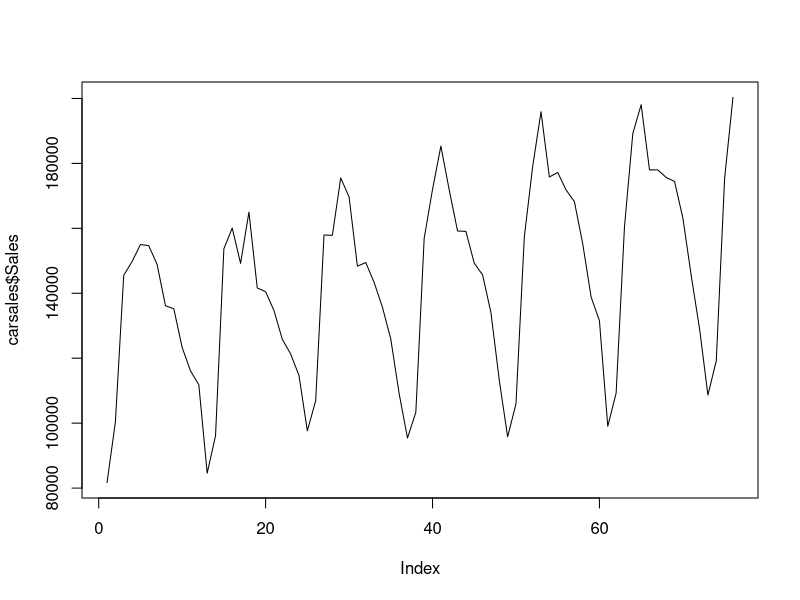
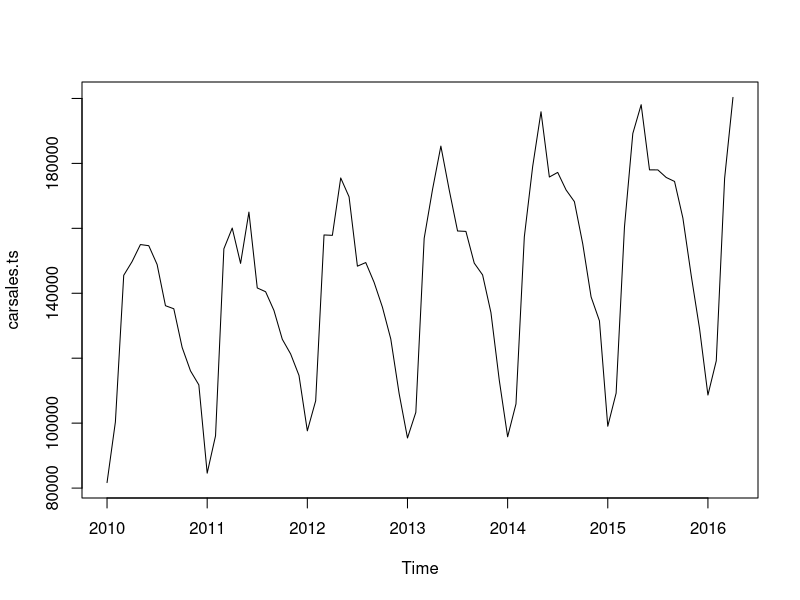
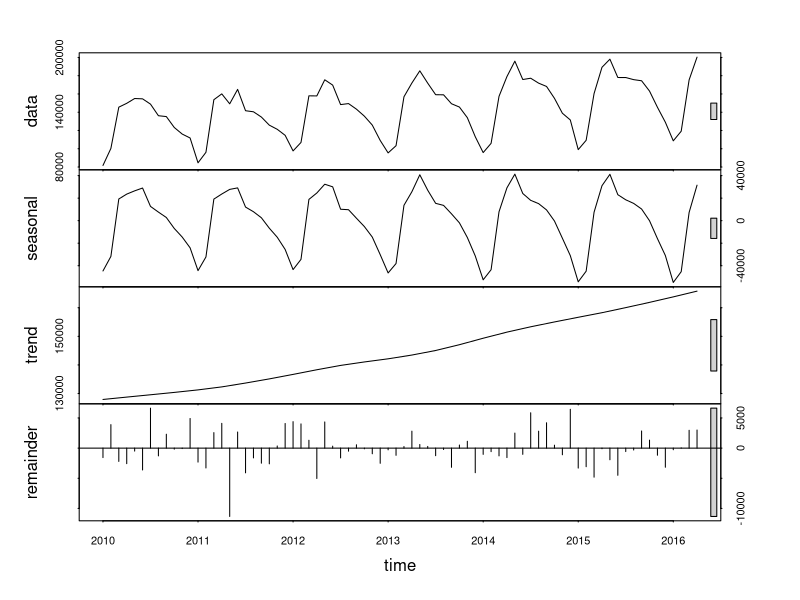

R code for these plots, in order: (Note: this script raises an error after producing the figures.)
## ---- chunk 1
knitr::opts_chunk$set(echo = TRUE)
## ---- chunk 2
carsales = read.csv("canadian_carsales.csv", header=T, stringsAsFactors = F)
str(carsales)
# convert Sales column to numeric
carsales$Sales = as.numeric(gsub(",", "", carsales$Sales))
# the x-axis does not show the year/month
plot(carsales$Sales, type='l')
## ---- chunk 3
carsales.ts = ts(carsales$Sales, frequency=12, start=c(2010,1))
str(carsales.ts) 
# the x-axis should now show the year/month
plot(carsales.ts)
## ---- chunk 4
carsales.stl = stl(carsales.ts, s.window = 4)
plot(carsales.stl)
## ---- chunk 5
library(forecast)
carsales.forecast = forecast.Arima(auto.arima(carsales.ts))

# Compare actual, auto.arima and forecast
plot.forecast(carsales.forecast, col="blue", xlab="Year", sub="Canadian Car Sales")
lines(carsales.forecast$fitted, col="red", lty=2)
lines(carsales.ts, col="black")
legend(
  'topleft', inset=.02, 
  legend=c("Forecasted", "auto.Arima-Fitted", "Original"),
  col=c("blue", "red", "black"),
  lty=1, box.lty=0, cex=0.8
)
# another way to plot the forevast using ggplot2's autoplot()
library(ggplot2)
autoplot(carsales.forecast) 
## ---- chunk 6
carsales_partial = carsales[-c(32, 55),]
# We won't be able to tell the missing samples from a non-timeseries plot
plot(carsales_partial$Sales, type='h')
## ---- chunk 7
library(zoo)
# create a date column to be used as time index
carsales_partial$date = as.Date(
  paste0(carsales_partial$Year,'-', trimws(carsales_partial$Month), '-01'),
  format="%Y-%B-%d"
)
carsales_partial.z = zoo(
  carsales_partial$Sales, 
  order.by=carsales_partial$date,
  frequency=12
)
str(carsales_partial.z)
# view the index portion
head(index(carsales_partial.z))
# view the data value portion
head(coredata(carsales_partial.z))
plot(carsales_partial.z, type="h")
# get date range from the timeseries
sub_text = range(index(carsales_partial.z))
## ---- chunk 8
# compare with good timeseries
par(mfrow=c(2,1))
plot(carsales.ts, col="red", type='h')
plot(carsales_partial.z, col="blue", type='h')
par(mfrow=c(1,1))
## ---- chunk 9
# generate a sequence of monthly intervals
g = seq(start(carsales_partial.z), end(carsales_partial.z), by="month")
carsales_fixed.z = na.locf(carsales_partial.z, xout=g)
## ---- chunk 10
# compare the missing sample series with the fixed series
par(mfrow=c(2,1))
plot(carsales_partial.z, col="blue", type='h')
plot(carsales_fixed.z, col="green", type='h')
par(mfrow=c(1,1))
carsales_fixed.z
## ---- chunk 11
carsales_fixed.decompose = decompose(
  ts(
    carsales_fixed.z, 
    frequency = 12,
    start=c(2010,1) # we cheat by hard coding the value here
  ),
  "additive"
)
#
plot(carsales_fixed.decompose, xlab="Year")
title(sub=paste(sub_text,collapse="  to  "))

carsales_fixed.decompose = decompose(
  ts(
    carsales_fixed.z, 
    frequency = 12,
    start=c(2010,1) # we cheat by hard coding the value here
  ),
  "multiplicative"
)
#
plot(carsales_fixed.decompose, xlab="Year")
title(sub=paste(sub_text,collapse="  to  "))
## ---- chunk 12
carsales_fixed.z.forecast = forecast.Arima(
  auto.arima(  
    ts(
      carsales_fixed.z, 
      frequency = 12,
      start=c(2010,1) # we cheat by hard coding the value here
    )
  )
)
# Compare actual, auto.arima and forecast
plot.forecast(carsales_fixed.z.forecast, col="blue")
lines(carsales_fixed.z.forecast$fitted, col="red", lty=2)
lines(carsales.ts, col="black")
legend(
  'topleft', inset=.02, 
  legend=c("Forecasted", "auto.Arima-Fitted", "Original"),
  col=c("blue", "red", "black"),
  lty=1, box.lty=0, cex=0.8
)
# Another way to plot arima forecast with autoplot()
library(ggplot2)
autoplot(carsales_fixed.z.forecast) 
